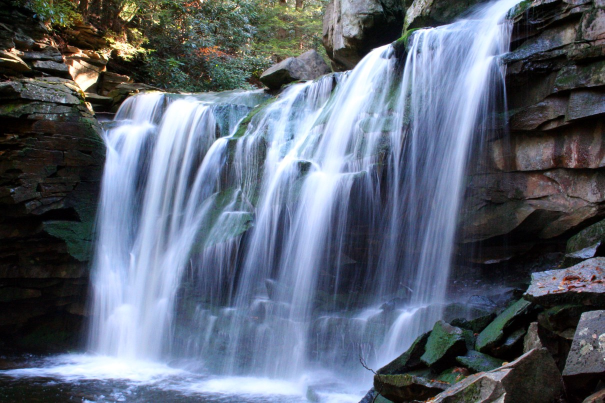
%> input picture a1/waterfall.jpg, 1209 x 806 px (shown at 1/2 size)
$ octave transform_script.m   (GNU Octave 9; MATLAB toolbox functions it lacks are replaced by stand-ins)
%> lines starting %> are read from the running program, lines starting %| are printed output that depends on the picture
### a1/transformImage.m
function [ TransformedImage] = transformImage( InputImage, TransformMatrix, TransformType )
% transformImage Transform an image.
% I = transformImage( INPUT, TRANSFORM, TRANSFORM_STR )
% INPUT is an image matrix.
% TRANSFORM is the transform matrix nessecary.
% TRANSFORM_STR is the transform type as a string

    %Split image into the color sections
    InputImage = im2double(InputImage);
    R = InputImage(:,:,1);
    G = InputImage(:,:,2);
    B = InputImage(:,:,3);

    %Start by getting the dimmensions of the original image.
    [n_rows, n_cols] = size(R);


    orig_dimm = [1 n_cols n_cols 1;
                 1 1 n_rows n_rows;
                 1 1 1 1];

    %Obtain the edge points of I'
    orig_dimm = TransformMatrix *orig_dimm;

    x_bounds = orig_dimm(1, :);
    y_bounds = orig_dimm(2, :);
    w_bounds = orig_dimm(3, :);

    x_bounds = x_bounds ./ w_bounds;
    y_bounds = y_bounds ./ w_bounds;

    %Take the max and min in x and y to get the dimmenison of I'
    minX_prime = min(min(x_bounds), 1);
    maxX_prime = max(x_bounds) - 1;
    minY_prime = min(min(y_bounds), 1);
    maxY_prime = max(y_bounds) - 1;

    %Generate the Transform Matrix Inverse based on the type of transform
    switch(TransformType)
        case 'scaling'
            TransformInv = [1/TransformMatrix(1,1) , TransformMatrix(1,2), 1;
                            TransformMatrix(2,1) , 1/TransformMatrix(2,2), 1;
                            0, 0 ,1];

        case 'rotation'
            TransformInv = [TransformMatrix(1,1) , TransformMatrix(2,1), 1;
                            TransformMatrix(1,2), TransformMatrix(2,2), 1;
                            0, 0, 1];
        case 'translation'
            TransformInv =[1, 0, -TransformMatrix(1,3); 0, 1, -TransformMatrix(2,3) ; 0, 0, 1];

        case 'reflection'
            TransformInv = TransformMatrix;
        case 'shear'
            TransformInv = [TransformMatrix(2,2), -TransformMatrix(1,2), 1;
                            -TransformMatrix(2,1), TransformMatrix(1,1), 1;
                            0, 0 , 1];
        case 'affine'
            TransformInv = inv(TransformMatrix);
        case 'homography'
            TransformInv = inv(TransformMatrix);
        otherwise
            fprintf('ERROR');
    end

    %Create matrices containing the I' coordinates
    [x_prime, y_prime] = meshgrid(minX_prime : maxX_prime , minY_prime:maxY_prime);

    %Generate the dimmensions of I'
    n_rows_prime = size(x_prime ,1);
    n_cols_prime = size(x_prime ,2);

    %Turn I's x and y cooridnates into long vertors
    x_prime_long = x_prime(:)';
    y_prime_long = y_prime(:)';

    P_prime = [x_prime_long; y_prime_long; ones(1, n_rows_prime * n_cols_prime)];

    %Get the corresponding I coordinates for every coordinate in I'
    P = TransformInv * P_prime;

    x_original = P(1,:) ./ P(3, :);
    y_original = P(2,:) ./ P(3, :);

    %Turn them into matrices
    x_original_for_prime = reshape(x_original, n_rows_prime, n_cols_prime);
    y_original_for_prime = reshape(y_original, n_rows_prime, n_cols_prime);

    %Get the matrices of coordinates we actually have values in I for.
    [x_have, y_have] = meshgrid(1 : n_cols, 1:n_rows);

    %Interpolate.
    R_trans = interp2(x_have, y_have, R, x_original_for_prime, y_original_for_prime);
    G_trans = interp2(x_have, y_have, G, x_original_for_prime, y_original_for_prime);
    B_trans = interp2(x_have, y_have, B, x_original_for_prime, y_original_for_prime);

    %Recombine colors into the complete image
    TransformedImage(:,:,1) = R_trans;
    TransformedImage(:,:,2) = G_trans;
    TransformedImage(:,:,3) = B_trans;
end

### a1/transform_script.m
%I = imread('Assignment1_Image1.png');
%I = imread('Assignment1_Image2.png');
I = imread('waterfall.jpg');
%> I is the input picture: size 806x1209x3 uint8; mean R, G, B 92, 101.1, 116.1

%Problem 1, scaling to 1080x1920
[rows,cols] = size(I);
%> rows = 806; cols = 3627
cols = cols/3;
%> cols = 1209
T = [1920/cols, 0,1 ; 0, 1080/rows, 1; 0 ,0,1];
%> T = [1.59 0 1; 0 1.34 1; 0 0 1]
Transformed = transformImage(I,T,'scaling');
%> in transformImage, `TransformedImage(:,:,3) = B_trans;`: TransformedImage: size 1080x1920x3 double; 0.29% of the values are NaN or infinite; the others: min 0, max 1, mean 0.405
imwrite(Transformed, 'problem1.png', 'PNG');

%Problem 2, reflection in y axis
T = [1,0,1; 0, -1, 1;0, 0, 1];
Transformed = transformImage(I,T,'reflection');
imwrite(Transformed, 'problem2.png', 'PNG');

%Problem 3, rotation
theta = 30;
theta = theta * pi/180;
T = [cos(theta), -sin(theta), 1; sin(theta), cos(theta), 1; 0, 0 ,1];
Transformed = transformImage(I,T, 'rotation');
%> in transformImage (call 3), `TransformedImage(:,:,3) = B_trans;`: TransformedImage: size 1302x1448x3 double; 48.42% of the values are NaN or infinite; the others: min 0, max 1, mean 0.404
imwrite(Transformed, 'problem3.png', 'PNG');
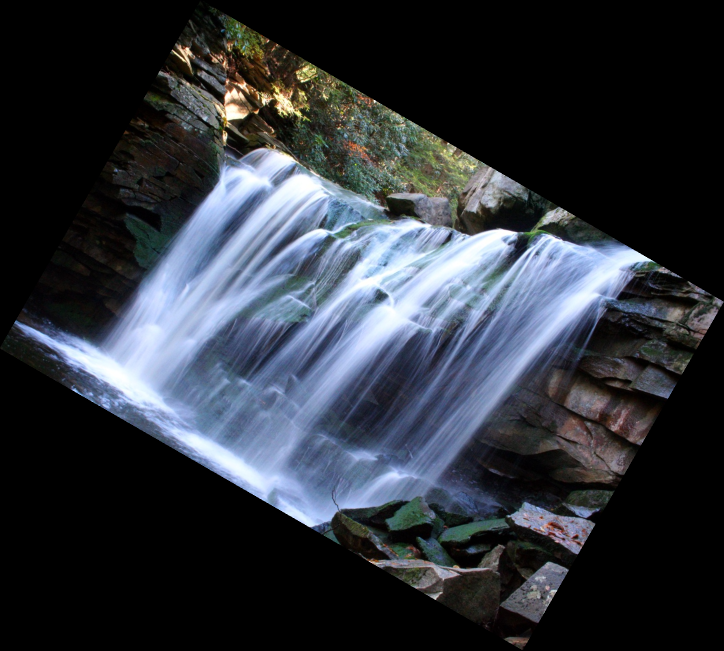
%> saved as problem3.png: size 1302x1448x3 uint8 (shown at 1/2 size); mean R, G, B 47.5, 52.2, 59.9

%Problem 4, shear in x
T = [1, 0.5 ,1; 0, 1, 1; 0, 0, 1];
Transformed = transformImage(I, T, 'shear');
imwrite(Transformed, 'problem4.png', 'PNG');
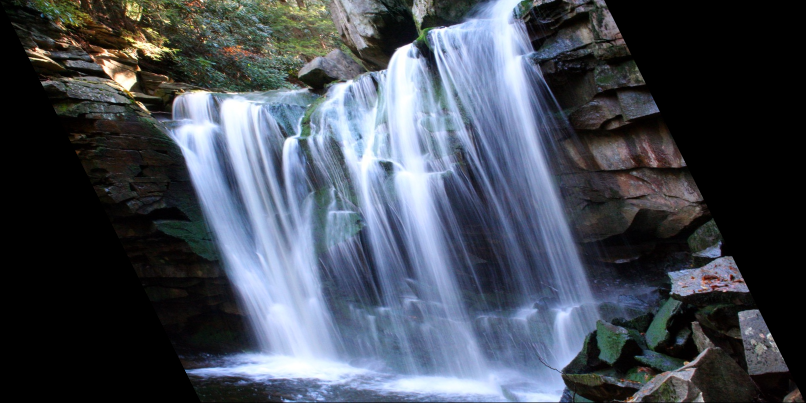
%> saved as problem4.png: size 806x1612x3 uint8 (shown at 1/2 size); mean R, G, B 68.9, 75.8, 87.1

%Problem 5, multiple transforms
theta = -20;
theta = theta * pi/180;
T = [(0.5 * cos(theta)) , (-sin(theta)), 300; sin(theta), (0.5* cos(theta)), 500; 0, 0 ,1];
Transformed = transformImage(I,T, 'affine');
imwrite(Transformed, 'problem5A.png', 'PNG');
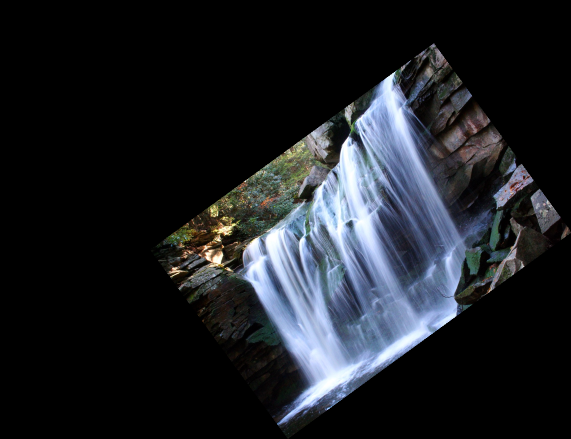
%> saved as problem5A.png: size 877x1142x3 uint8 (shown at 1/2 size); mean R, G, B 30.2, 33.2, 38.1

%Problem 6, affine transforms
T = [1, .4, .4 ; .1, 1, .3; 0, 0, 1];
Transformed = transformImage(I, T, 'affine');
imwrite(Transformed, 'problem6A.png', 'PNG');
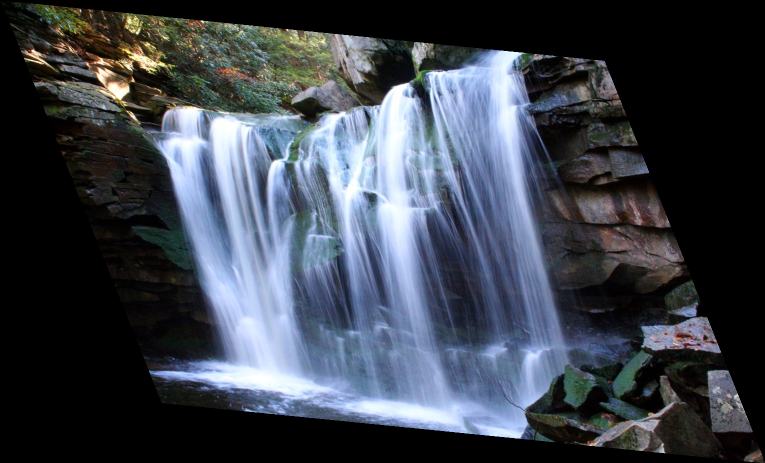
%> saved as problem6A.png: size 926x1530x3 uint8 (shown at 1/2 size); mean R, G, B 60.6, 66.7, 76.6

T = [2.1, -.35, -1; -.3, .7, .3; 0, 0, 1];
Transformed = transformImage(I, T, 'affine');
imwrite(Transformed, 'problem6B.png', 'PNG');
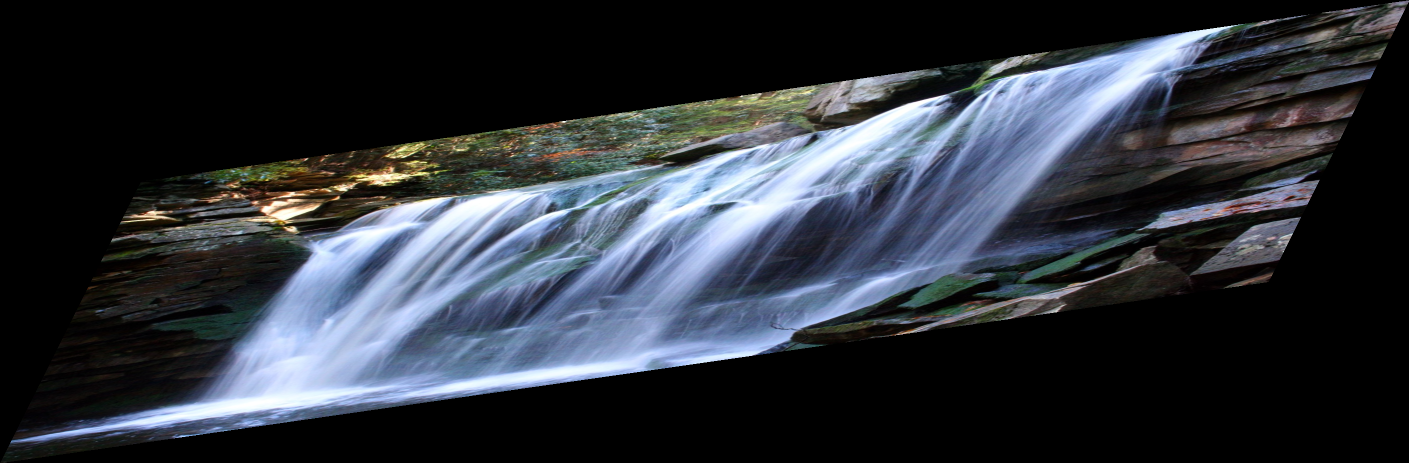
%> saved as problem6B.png: size 925x2818x3 uint8 (shown at 1/2 size); mean R, G, B 46.9, 51.5, 59.2

%Problem 7, homographies
T = [.8, .2, .3 ; -.1, .9, -.1;.0005, .0005, 1];
Transformed = transformImage(I, T, 'homography');
imwrite(Transformed, 'problem7A.png', 'PNG');
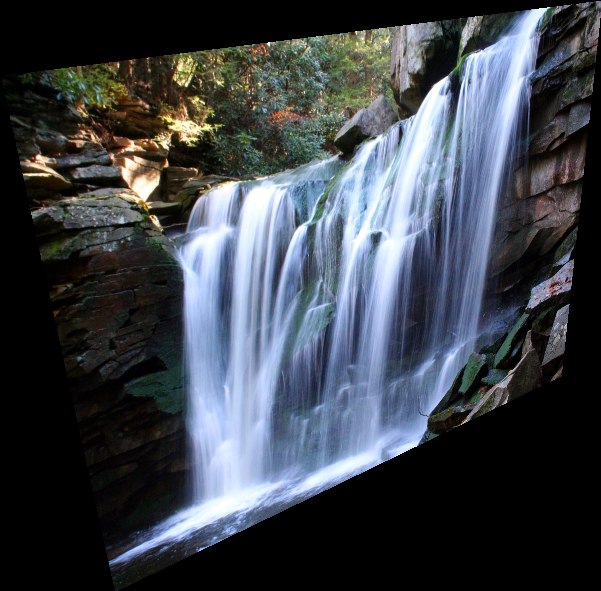
%> saved as problem7A.png: size 591x601x3 uint8; mean R, G, B 61.6, 67, 74.5

T = [29.25, 13.95, 20.25; 4.95, 35.55, 9.45; 0.045, 0.09, 45];
Transformed = transformImage(I, T, 'homography');
imwrite(Transformed, 'problem7B.png', 'PNG');
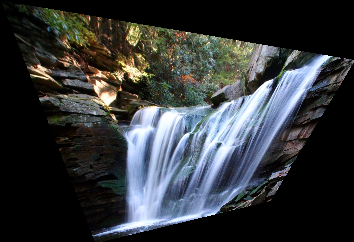
%> saved as problem7B.png: size 242x354x3 uint8; mean R, G, B 52.8, 56.1, 58.6

$ run again, with a1/Assignment1_Image1.png saved as a1/waterfall.jpg
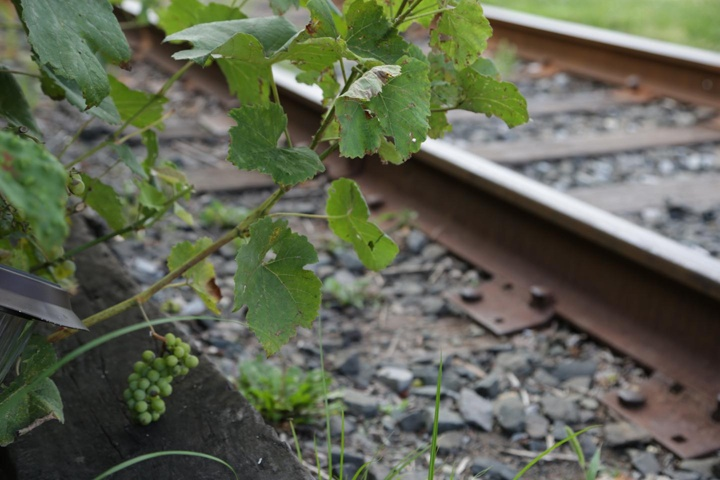
%> input picture a1/Assignment1_Image1.png, 720 x 480 px
%> I is the input picture: size 480x720x3 uint8; mean R, G, B 95.7, 100.7, 82.1
%> TransformedImage: size 1080x1920x3 double; 0.43% of the values are NaN or infinite; the others: min 0, max 0.998, mean 0.364
%> R_trans: size 479x720 double
%> G_trans: size 479x720 double
%> B_trans: size 479x720 double
%> TransformedImage: size 479x720x3 double; 0.14% of the values are NaN or infinite; the others: min 0, max 1, mean 0.364
%> R_trans: size 775x862 double
%> G_trans: size 775x862 double
%> B_trans: size 775x862 double
%> TransformedImage: size 775x862x3 double; 48.45% of the values are NaN or infinite; the others: min 0, max 0.993, mean 0.364
%> R_trans: size 480x960 double
%> G_trans: size 480x960 double
%> B_trans: size 480x960 double
%> R_trans: size 724x801 double
%> G_trans: size 724x801 double
%> B_trans: size 724x801 double
%> TransformedImage: size 724x801x3 double; 79.94% of the values are NaN or infinite; the others: min 9.38e-05, max 0.986, mean 0.364
%> R_trans: size 551x911 double
%> G_trans: size 551x911 double
%> B_trans: size 551x911 double
%> TransformedImage: size 551x911x3 double; 34.14% of the values are NaN or infinite; the others: min 0, max 0.99, mean 0.364
%> `imwrite(Transformed, 'problem7A.png', 'PNG');`:
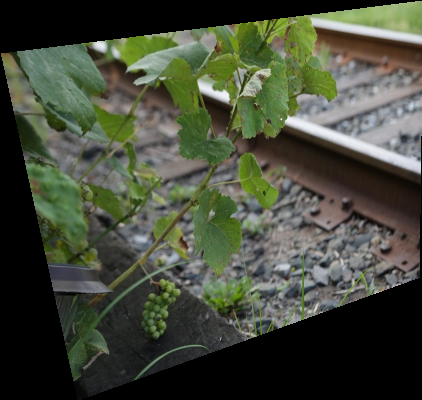
%> saved as problem7A.png: size 400x422x3 uint8; mean R, G, B 68.3, 73.3, 57.8
%> `imwrite(Transformed, 'problem7B.png', 'PNG');`:
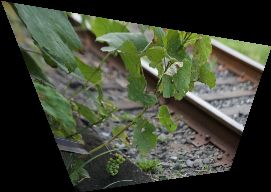
%> saved as problem7B.png: size 192x271x3 uint8; mean R, G, B 61.9, 67.6, 51.4

$ run again, with a1/Assignment1_Image2.png saved as a1/waterfall.jpg
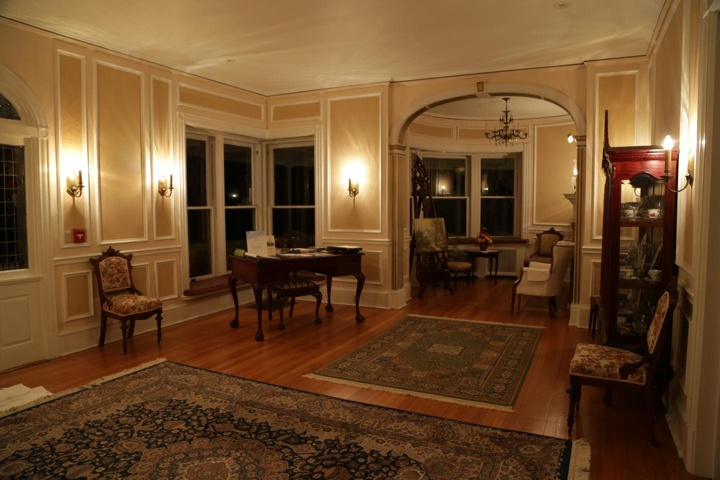
%> input picture a1/Assignment1_Image2.png, 720 x 480 px
%> I is the input picture: size 480x720x3 uint8; mean R, G, B 111.1, 77.2, 43.8
%> TransformedImage: size 1080x1920x3 double; 0.43% of the values are NaN or infinite; the others: min 0, max 1, mean 0.304
%> R_trans: size 479x720 double
%> G_trans: size 479x720 double
%> B_trans: size 479x720 double
%> TransformedImage: size 479x720x3 double; 0.14% of the values are NaN or infinite; the others: min 0, max 1, mean 0.303
%> R_trans: size 775x862 double
%> B_trans: size 775x862 double
%> R_trans: size 480x960 double
%> G_trans: size 480x960 double
%> B_trans: size 480x960 double
%> R_trans: size 724x801 double
%> B_trans: size 724x801 double
%> R_trans: size 551x911 double
%> B_trans: size 551x911 double
%> `imwrite(Transformed, 'problem7A.png', 'PNG');`:
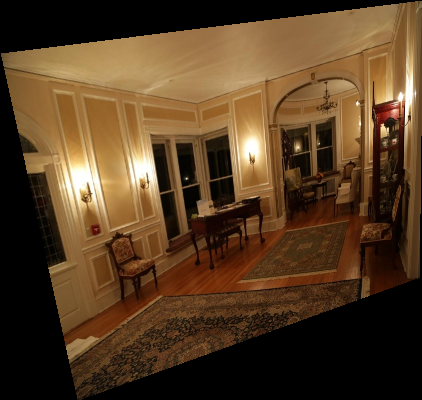
%> saved as problem7A.png: size 400x422x3 uint8; mean R, G, B 86.2, 61.2, 35.2
%> `imwrite(Transformed, 'problem7B.png', 'PNG');`:
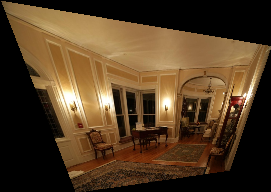
%> saved as problem7B.png: size 192x271x3 uint8; mean R, G, B 83.8, 61.2, 35.9

$ run again, with a1/Assignment1_BonusImage1.png saved as a1/waterfall.jpg
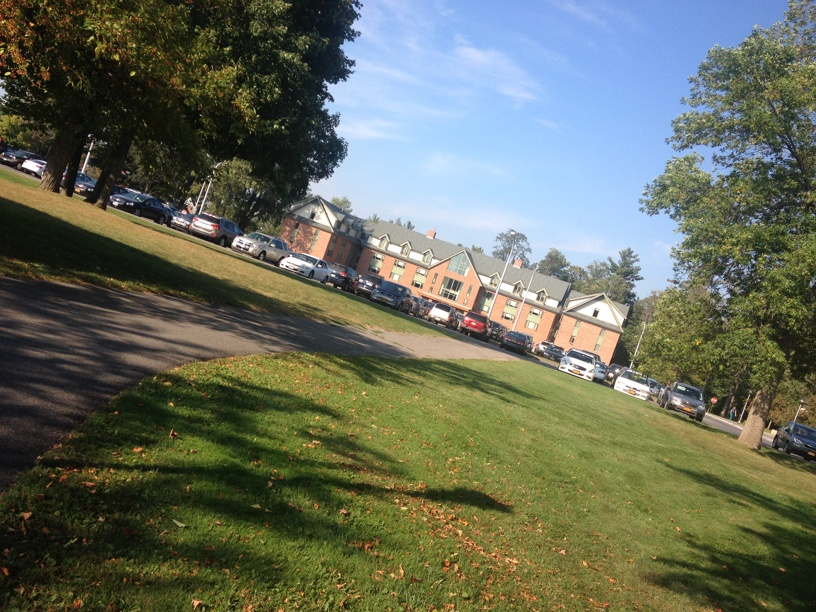
%> input picture a1/Assignment1_BonusImage1.png, 816 x 612 px
%> I is the input picture: size 612x816x3 uint8; mean R, G, B 102.4, 107.5, 91.1
%> TransformedImage: size 1080x1920x3 double; 0.34% of the values are NaN or infinite; the others: min 0, max 1, mean 0.394
%> R_trans: size 611x816 double
%> G_trans: size 611x816 double
%> B_trans: size 611x816 double
%> R_trans: size 938x1011 double
%> G_trans: size 938x1011 double
%> B_trans: size 938x1011 double
%> R_trans: size 612x1122 double
%> G_trans: size 612x1122 double
%> B_trans: size 612x1122 double
%> TransformedImage: size 612x1122x3 double; 27.44% of the values are NaN or infinite; the others: min -1.39e-17, max 1, mean 0.394
%> R_trans: size 786x891 double
%> G_trans: size 786x891 double
%> B_trans: size 786x891 double
%> `imwrite(Transformed, 'problem7B.png', 'PNG');`:
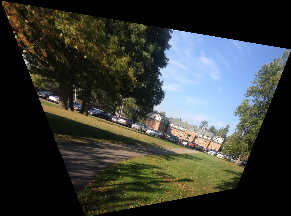
%> saved as problem7B.png: size 216x291x3 uint8; mean R, G, B 57.2, 60.7, 55.8
